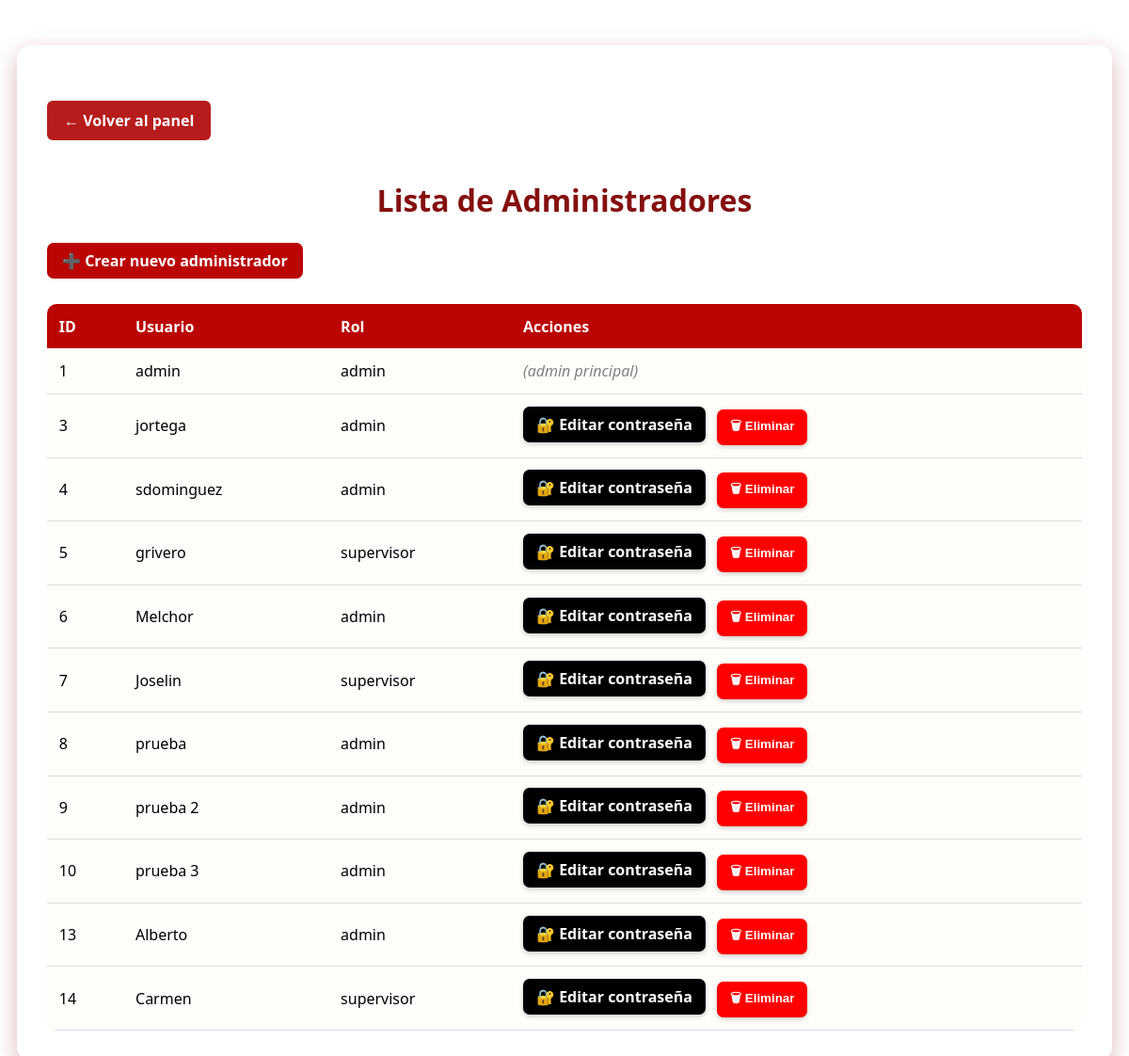
Page /admin/usuarios (signed in) on the earlier database version.
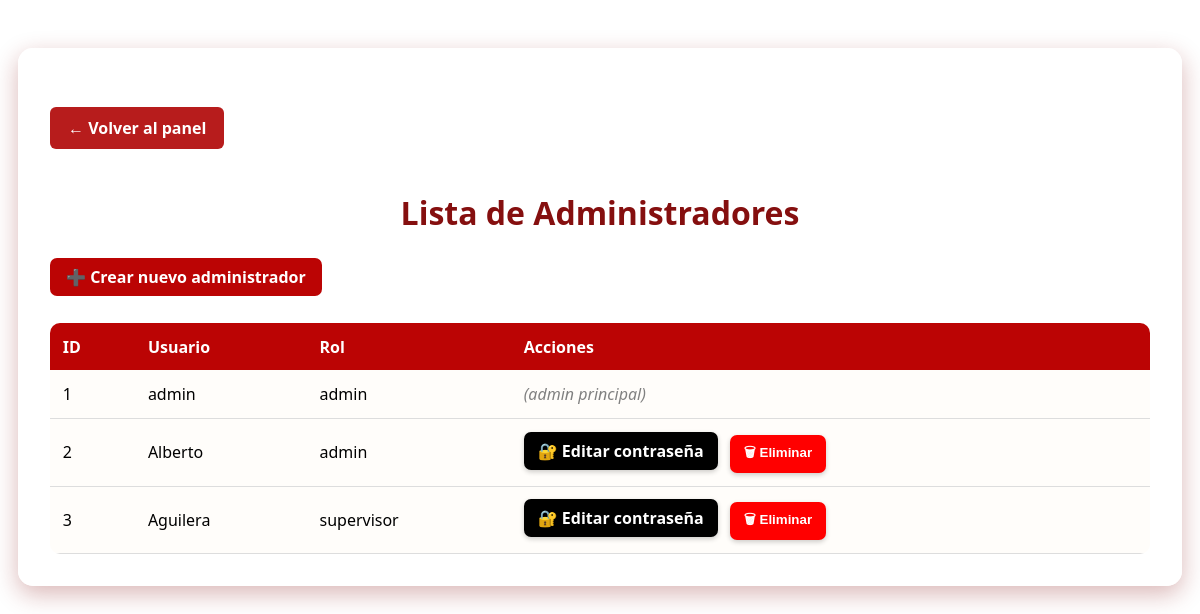
Same page on the later database version.
### app/models.py (models this page shows, shortened)
class Admin(db.Model,UserMixin):
    id = db.Column(db.Integer, primary_key=True)
    usuario = db.Column(db.String(80), unique=True, nullable=False)
    password_hash = db.Column(db.String(512), nullable=False)
    rol = db.Column(db.String(20), default='admin')  # 'admin' o 'supervisor'

### app/routes.py (the view)
@app.route('/admin/usuarios')
@requiere_rol('admin')
def lista_administradores():
    if 'admin_id' not in session:
        return redirect(url_for('login'))
    administradores = Admin.query.all()
    return render_template('lista_administradores.html', administradores=administradores)

### app/__init__.py (called while the page is built)
@app.before_request
def mantener_sesion_activa():
    session.permanent = True

### app/routes.py (called while the page is built, shortened)
def requiere_rol(*roles_permitidos):
    def decorator(f):
        @wraps(f)
        def wrapper(*args, **kwargs):
            if 'admin_id' not in session:
                return redirect(url_for('login'))
            rol = session.get('rol')
            if rol not in roles_permitidos:
                flash("No tienes permiso para acceder a esta sección", "error")
                return redirect(url_for('panel_admin'))
            return f(*args, **kwargs)
        return wrapper
    return decorator

@app.before_request
def refrescar_timeout():
    if "admin_id" in session:
        now = datetime.utcnow()
        last = session.get("last_activity", now)
        if hasattr(last, "tzinfo") and last.tzinfo is not None:
            last = last.astimezone(timezone.utc).replace(tzinfo=None)

### app/templates/lista_administradores.html (shortened to what this page needs)
<!DOCTYPE html>
<html lang="es">
<head>
    <link rel="stylesheet" href="{{ url_for('static', filename='css/lista_administradores.css') }}">
    <link rel="stylesheet" href="https://cdn.datatables.net/1.13.6/css/jquery.dataTables.min.css">
</head>
<body>
    <div class="admin-contenedor" style="max-width:1100px;">
        <a href="{{ url_for('panel_admin') }}" class="btn-volver" style="margin-top:1.7em; display:inline-block;">← Volver al panel</a>
        <h1>Lista de Administradores</h1>
        <div style="margin-bottom:1.7em;">
            <a href="{{ url_for('crear_admin') }}" class="btn btn-primary">➕ Crear nuevo administrador</a>
        </div>
        <div class="table-responsive">
            <table id="tabla-admins">
                <thead>
                    <tr>
                        <th>ID</th>
                        <th>Usuario</th>
                        <th>Rol</th>
                        <th>Acciones</th>
                    </tr>
                </thead>
                <tbody>
                    {% for admin in administradores %}
                    <tr>
                        <td>{{ admin.id }}</td>
                        <td>{{ admin.usuario }}</td>
                        <td>{{ admin.rol }}</td>
                        <td>
                            {% if admin.usuario != 'admin' %}
                                <a href="{{ url_for('editar_contrasena_admin', admin_id=admin.id) }}" class="btn btn-warning" style="margin-right: 0.5em;">
                                    🔐 Editar contraseña
                                </a>
                                <form action="{{ url_for('eliminar_administrador', admin_id=admin.id) }}" method="POST" style="display:inline;">
                                    <button type="submit" class="btn-danger" onclick="return confirm('¿Seguro que deseas eliminar este administrador?');">
                                        🗑 Eliminar
                                    </button>
                                </form>
                            {% else %}
                                <span style="color: gray; font-style: italic;">(admin principal)</span>
                            {% endif %}
                        </td>
                    </tr>
                    {% endfor %}
                </tbody>
            </table>
        </div>
    </div>
</body>
</html>

### app/static/css/lista_administradores.css (style rules this page uses)
:root { --rojo-principal: #bb0404; --rojo-profundo: #850f0f; --dorado: #e9b800; --blanco: #fff; --fondo-crema: #fffdfa; --sombra-roja: rgba(133, 15, 15, 0.3); }
a.btn-volver, button.btn-volver { display: inline-block; margin: 20px 0; padding: 10px 18px; background-color: #b71c1c !important; color: white !important; border-radius: 6px; text-decoration: none; font-weight: bold; transition: background-color 0.3s ease, transform 0.1s ease; }
.admin-contenedor { background: rgba(255, 255, 255, 0.94); backdrop-filter: blur(8px); border-radius: 15px; box-shadow: 0 8px 24px var(--sombra-roja); padding: 2rem; margin: 3rem auto; width: 96%; max-width: 1100px; }
h1 { color: var(--rojo-profundo); text-align: center; margin-bottom: 1.5rem; }
.btn { display: inline-block; padding: 0.5rem 1rem; border-radius: 7px; font-weight: bold; text-decoration: none; transition: background 0.2s, transform 0.15s; cursor: pointer; border: none; }
.btn-primary { background: var(--rojo-principal); color: var(--blanco); }
.btn-warning { background: #f39c12; color: var(--blanco); }
.btn-danger { background: #e74c3c; color: var(--blanco); }
.table-responsive { overflow-x: auto; }
table { width: 100%; border-collapse: collapse; border-radius: 10px; overflow: hidden; background: var(--fondo-crema); }
th { background: var(--rojo-principal); color: var(--blanco); font-weight: bold; padding: 0.8rem; text-align: left; }
td { padding: 0.8rem; border-bottom: 1px solid #ddd; }
.btn-warning { background-color: #000000; color: #ffffff; border: none; padding: 8px 14px; font-weight: bold; border-radius: 7px; display: inline-flex; align-items: center; gap: 6px; cursor: pointer; box-shadow: 0 2px 5px rgba(0,0,0,0.2); transition: background 0.2s ease, transform 0.1s ease; }
.btn-danger { background-color: #ff0000; color: #ffffff; border: none; padding: 8px 14px; font-weight: bold; border-radius: 7px; display: inline-flex; align-items: center; gap: 6px; cursor: pointer; box-shadow: 0 2px 5px rgba(0,0,0,0.2); transition: background 0.2s ease, transform 0.1s ease; }

Differences in the rows shown:
removed Admin: id "4", usuario "sdominguez", rol "admin"
removed Admin: id "5", usuario "grivero", rol "supervisor"
removed Admin: id "6", usuario "Melchor", rol "admin"
removed Admin: id "7", usuario "Joselin", rol "supervisor"
removed Admin: id "8", usuario "prueba", rol "admin"
removed Admin: id "9", usuario "prueba 2", rol "admin"
removed Admin: id "10", usuario "prueba 3", rol "admin"
removed Admin: id "13", usuario "Alberto", rol "admin"
removed Admin: id "14", usuario "Carmen", rol "supervisor"
added Admin: id "2", usuario "Alberto", rol "admin"
changed Admin id 3: usuario "jortega" → "Aguilera"; rol "admin" → "supervisor"
